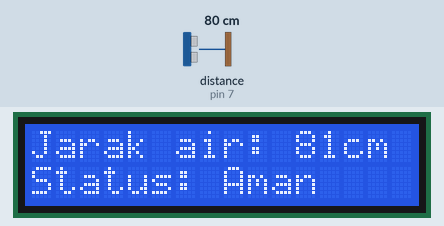
The sketch below on a simulated Arduino Uno, built with avr-gcc and run on an emulated ATmega328P. Parts: 16×2 character LCD. The inputs (shaded band) are chosen by the test bench; at power-on: distance to the obstacle (sensor on pin 7) 80 cm. The echo pulse lasts 58.3 µs per cm.

Above: at 5.3 s.
5.4 s: distance to the obstacle (sensor on pin 7) set to 2 cm
At 6.8 s:
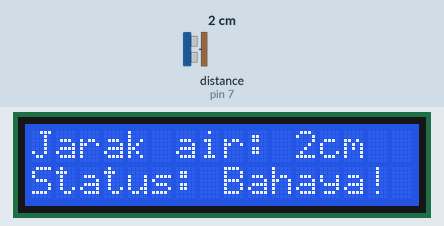
8.0 s: distance to the obstacle (sensor on pin 7) set to 18 cm
At 11.4 s:
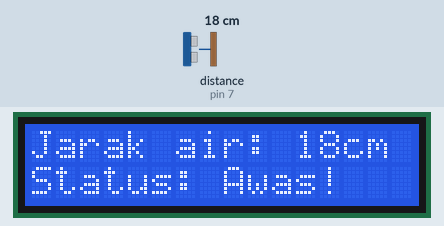
12.1 s: distance to the obstacle (sensor on pin 7) set to 35 cm
At 15.9 s:
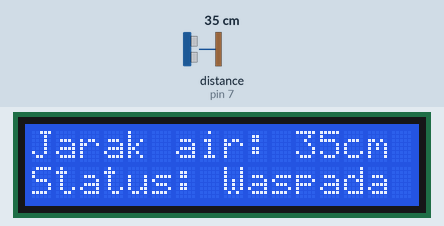
16.3 s: distance to the obstacle (sensor on pin 7) set to 250 cm
At 18.1 s:
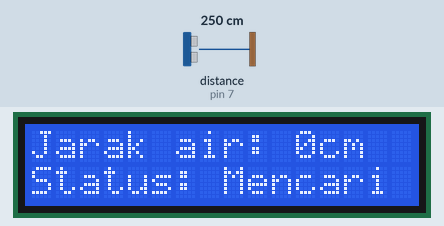
Timing chart, 0 to 19.5 s (numbered marks = the images above; inputs shaded):
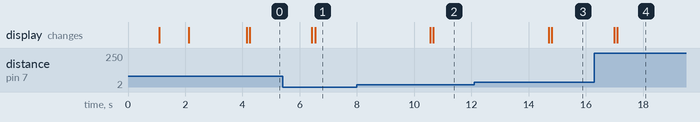

The sketch:

peringatan_banjir_arduino_uno_.ino
```cpp
 /************************************
 * Program : Sistem peringatan banjir
 * Input   : Sensor Ultrasonic HC-SR04
 * Output  : LCD 2x16
 * ***********************************/
#include <NewPing.h>
#include <LiquidCrystal_I2C.h>
#include <SoftwareSerial.h>
SoftwareSerial mySerial(2,3);
String data;
char c;

#define MAX_DISTANCE 200
#define trigPin 8
#define echoPin 7
NewPing sonar(trigPin, echoPin, MAX_DISTANCE);
LiquidCrystal_I2C lcd(0x3F,16,2);
String inString="";

void setup() {
//  Serial.begin(9600);
  mySerial.begin(9600);
//  Serial.print("Tes Koneksi...");
  lcd.begin();
  lcd.print("Tes Koneksi...");
  delay(1000);
  do{
  }
  while(inString == "OK");
  lcd.clear();
  lcd.print(" Koneksi OK ");
  delay(1000);
  lcd.clear();
  lcd.print("Early Warning");
  lcd.setCursor(0,1);
  lcd.print("System banjir");
  delay(2000);

}

void loop() {
  int jarak;
  unsigned int uS = sonar.ping();
  jarak=uS / US_ROUNDTRIP_CM;

  while(mySerial.available()>0){
    delay(10);
    c = mySerial.read();
    data += c;
  }
  if (data.length()>0) {
    Serial.println(data);
    if (data == "STATUS"){
      if (jarak > 50) {
        mySerial.print("Jarak Air : ");
        mySerial.print(jarak);
        mySerial.print(" cm, Status AMAN");
        delay(500);
      }
      else if ((jarak > 30)&&(jarak <= 50)){
        mySerial.print("Jarak Air : ");
        mySerial.print(jarak);
        mySerial.print(" cm, Status WASPADA");
        delay(500);
      }
      else if ((jarak > 10)&&(jarak <= 30)){
        mySerial.print("Jarak Air : ");
        mySerial.print(jarak);
        mySerial.print(" cm, Status AWAS");
        delay(500);
      }
      else if (jarak <= 10 && jarak != 0){
//        mySerial.print("Jarak Air : "+jarak+" cm\nStatus : Bahaya");
        mySerial.print("Jarak Air : ");
        mySerial.print(jarak);
        mySerial.print(" cm, Status BAHAYA");
        delay(500);
      }
      else{
        mySerial.print("Ulangi Lagi");
        delay(100);
      }
    }
    data = "";
  }

//   lcd.clear();
   lcd.setCursor(0,0);
   lcd.print("Jarak air: ");
   lcd.setCursor(0,1);
   lcd.print("Status: ");
   lcd.setCursor(11,0);
   lcd.print(jarak);
   lcd.print("cm  ");
  if (jarak > 50) {
    delay(100);
     lcd.setCursor(8,1);
     lcd.print("Aman    ");
  }
  else if ((jarak > 30)&&(jarak <= 50)){
    delay(100);
     lcd.setCursor(8,1);
     lcd.print("Waspada ");
  }
  else if ((jarak > 10)&&(jarak <= 30)){
    delay(100);
     lcd.setCursor(8,1);
     lcd.print("Awas!   ");
     mySerial.print("AWAS");
     delay(3000);
  }
  else if (jarak <= 10 && jarak != 0){
    delay(100);
     lcd.setCursor(8,1);
     lcd.print("Bahaya!");
     mySerial.print("BAHAYA");
     delay(3000);
  }
  else {
    delay(100);
     lcd.setCursor(8,1);
     lcd.print("Mencari");
  }
  delay(1000);
}
```

Measured:
- after the input at 5.4 s, the display: first changes after 1.0 s (image 1 shows a later state)
- after the input at 8.0 s, the display: first changes after 2.6 s (image 2 shows a later state)
- after the input at 12.1 s, the display: first changes after 2.6 s (image 3 shows a later state)
- after the input at 16.3 s, the display: first changes after 0.68 s (image 4 shows a later state)
